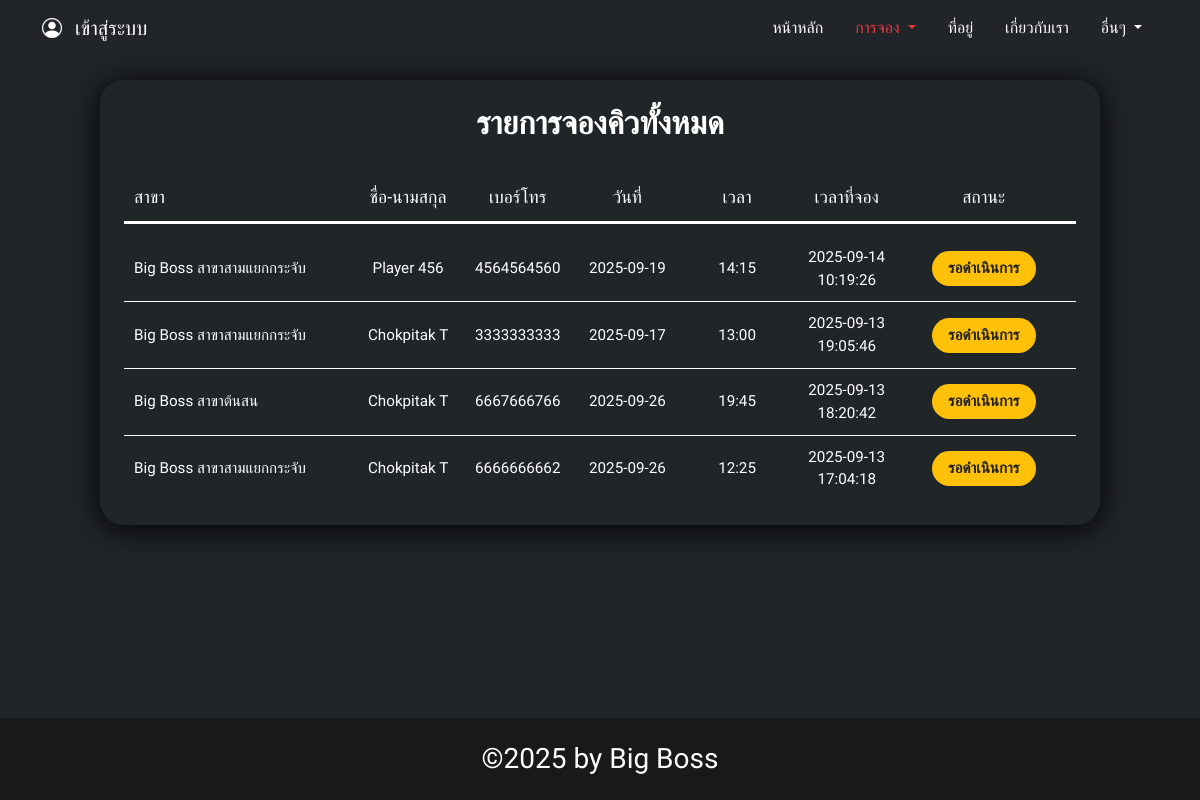
The page /view.php on the database its author committed.
### tables this page shows
CREATE TABLE `reservations` (
  `id` int(11) NOT NULL,
  `user_id` int(11) NOT NULL,
  `branch` varchar(100) NOT NULL,
  `fullname` varchar(100) NOT NULL,
  `phone` varchar(20) NOT NULL,
  `date` date NOT NULL,
  `time` time NOT NULL,
  `created_at` timestamp NOT NULL DEFAULT current_timestamp(),
  `status` varchar(50) DEFAULT 'รอดำเนินการ'
);

### view.php (the view, shortened to what this page needs)
<?php
$servername = "localhost";
$username = "root";
$password = "";
$dbname   = "it48";
$conn = new mysqli($servername, $username, $password, $dbname);
$update_sql = "
    UPDATE reservations
    SET status = 'ยกเลิกแล้ว'
    WHERE
        status = 'รอดำเนินการ'
        AND TIMESTAMP(date, time) < NOW() - INTERVAL 45 MINUTE
";
$conn->query($update_sql);
$sql = "
    SELECT * FROM reservations
    WHERE
        status = 'รอดำเนินการ'
        OR (
            (status = 'สำเร็จแล้ว' OR status = 'ยกเลิกแล้ว')
            AND DATE_ADD(date, INTERVAL 1 DAY) >= CURDATE()
        )
    ORDER BY created_at DESC
";
$result = $conn->query($sql);
function getStatusClass($status) {
    switch ($status) {
        case 'รอดำเนินการ': return 'status-wait';
    }
}
?>
<!DOCTYPE html>
<html lang="th">
<head>
    <link href="https://cdn.jsdelivr.net/npm/bootstrap@5.3.0-alpha1/dist/css/bootstrap.min.css" rel="stylesheet" />
    <link href="https://cdn.jsdelivr.net/npm/bootstrap-icons@1.10.5/font/bootstrap-icons.css" rel="stylesheet">
</head>
<body class="bg-dark">
    <?php include './components/header.php'; ?>
    <main>
        <div class="card-list">
            <h1>รายการจองคิวทั้งหมด</h1>
            <div class="header-row">
                <div>สาขา</div>
                <div>ชื่อ-นามสกุล</div>
                <div>เบอร์โทร</div>
                <div>วันที่</div>
                <div>เวลา</div>
                <div>เวลาที่จอง</div>
                <div>สถานะ</div>
            </div>
            <?php if ($result && $result->num_rows > 0): ?>
                <?php
                    $rows = $result->fetch_all(MYSQLI_ASSOC);
                    $totalRows = count($rows);
                    foreach ($rows as $index => $row):
                        $isLast = ($index === $totalRows - 1);
                        $statusClass = getStatusClass($row['status']);
                ?>
                    <div class="card-item <?= $isLast ? 'last-item' : '' ?>">
                        <div><?= htmlspecialchars($row['branch']) ?></div>
                        <div><?= htmlspecialchars($row['fullname']) ?></div>
                        <div><?= htmlspecialchars($row['phone']) ?></div>
                        <div><?= htmlspecialchars($row['date']) ?></div>
                        <div><?= htmlspecialchars(date("H:i", strtotime($row['time']))) ?></div>
                        <div><?= htmlspecialchars($row['created_at']) ?></div>
                        <div><span class="<?= $statusClass ?>"><?= htmlspecialchars($row['status']) ?></span></div>
                    </div>
                <?php endforeach; ?>
            <?php else: ?>
                <div class="card-item" style="justify-content:center; font-weight: 600; color:#fff;">
                    ยังไม่มีการจองคิว
                </div>
            <?php endif; ?>
        </div>
    </main>
    <?php include './components/footer.php'; ?>
</body>
</html>

### view.php (style rules this page uses)
html, body { height: 100%; margin: 0; padding: 0; display: flex; flex-direction: column; font-family: 'Kanit', sans-serif; color: white; }
body::before { content: ""; position: fixed; top: 0; left: 0; right: 0; bottom: 0; background-image: url('https://i.pinimg.com/736x/71/2e/f6/712ef6b087f64f3d7f7ea8d5735b6795.jpg'); background-size: cover; background-position: center; opacity: 0.3; z-index: -1; }
main { flex: 1; padding: 80px 16px 40px; display: flex; justify-content: center; align-items: flex-start; }
.card-list { width: 100%; max-width: 1000px; background: rgba(33, 37, 41, 0.95); border-radius: 1.5rem; padding: 24px; box-shadow: 0 4px 32px 0 rgba(0, 0, 0, 1); }
h1 { font-size: 2rem; font-weight: 900; margin-bottom: 32px; text-align: center; }
.header-row { display: flex; justify-content: space-between; font-size: 1.1rem; padding: 10px; margin-bottom: 12px; border-bottom: 3px solid #ffffff; }
.header-row > div, .card-item > div { flex: 1; text-align: center; overflow: hidden; text-overflow: ellipsis; white-space: nowrap; }
.header-row > div:first-child, .card-item > div:first-child { flex: 2; text-align: left; }
.header-row > div:last-child, .card-item > div:last-child { flex: 1.5; }
.card-item { display: flex; justify-content: space-between; padding: 10px; border-bottom: 1px solid #ffffff; font-size: 0.95rem; align-items: center; }
.card-item > div:nth-child(6) { white-space: normal; overflow: visible; }
.card-item.last-item { border-bottom: none; }
.status-done, .status-wait, .status-cancle { font-weight: 700; padding: 6px 16px; border-radius: 25px; display: inline-block; user-select: none; }
.status-wait { background-color: #ffc107; color: #222; }

### rows shown on the page
reservations: branch "Big Boss สาขาสามแยกกระจับ", fullname "Player 456", phone "4564564560", date "2025-09-19", time "14:15", created_at "2025-09-14 10:19:26", status "รอดำเนินการ"
reservations: branch "Big Boss สาขาสามแยกกระจับ", fullname "Chokpitak T", phone "3333333333", date "2025-09-17", time "13:00", created_at "2025-09-13 19:05:46", status "รอดำเนินการ"
reservations: branch "Big Boss สาขาต้นสน", fullname "Chokpitak T", phone "6667666766", date "2025-09-26", time "19:45", created_at "2025-09-13 18:20:42", status "รอดำเนินการ"
reservations: branch "Big Boss สาขาสามแยกกระจับ", fullname "Chokpitak T", phone "6666666662", date "2025-09-26", time "12:25", created_at "2025-09-13 17:04:18", status "รอดำเนินการ"
